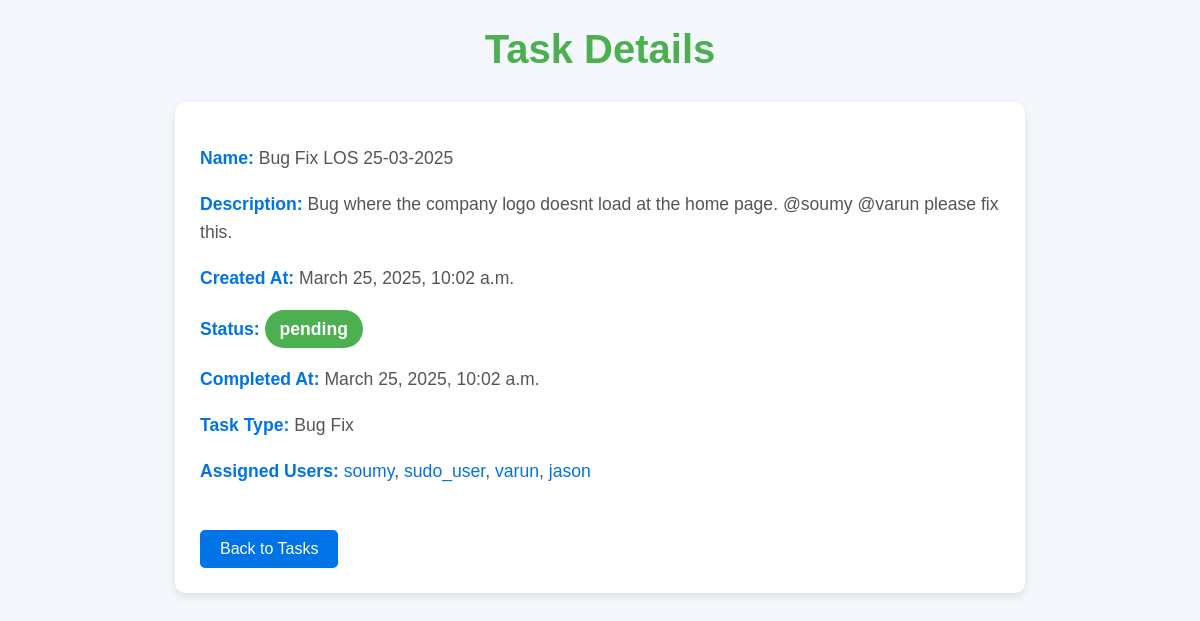
The app's page /tasks/Bug Fix LOS 25-03-2025/ with its own data.
### tasks/models.py (models this page shows, shortened)
class Task(models.Model):
    STATUS_CHOICES = [
        ('pending', 'Pending'),
        ('in_progress', 'In Progress'),
        ('completed', 'Completed')
    ]
    name = models.CharField(max_length=255)
    description = models.TextField()
    created_at = models.DateTimeField(auto_now_add=True)
    task_type = models.CharField(max_length=100, null=True, blank=True)  # Optional
    completed_at = models.DateTimeField(null=True, blank=True)
    status = models.CharField(max_length=20, choices=STATUS_CHOICES, default='pending')
    assigned_users = models.ManyToManyField(CustomUser, related_name="tasks")  # Many users can be assigned

class CustomUser(AbstractUser):
    name = models.CharField(max_length=255, null=True, blank=True)  # Optional name field
    email = models.EmailField(unique=True)  # Enforcing unique email
    mobile = models.CharField(
        max_length=15,
        unique=True,
        validators=[RegexValidator(regex=r'^\d{10,15}$', message="Enter a valid mobile number")]
    )

### tasks/views.py (the view)
# urls.py: path('tasks/<str:task_name>/', task_detail_view, name = 'task-detail'),
def task_detail_view(request, task_name):
    task = get_object_or_404(Task, name = task_name)
    return render(request, 'tasks/task_detail.html', {'task':task})

### tasks/templates/tasks/task_detail.html (shortened to what this page needs)
<!DOCTYPE html>
<html lang="en">
  <head>
  </head>
  <body>
    <h1>Task Details</h1>
    <div class="task-details">
      <p><strong>Name:</strong> {{ task.name }}</p>
      <p><strong>Description:</strong> {{ task.description }}</p>
      <p><strong>Created At:</strong> {{ task.created_at }}</p>
      <p>
        <strong>Status:</strong>
        <span
          class="status {% if task.status == 'Pending' %}pending{% elif task.status == 'In Progress' %}in-progress{% else %}completed{% endif %}"
          >{{ task.status }}</span
        >
      </p>
      <p>
        <strong>Completed At:</strong>
        {% if task.completed_at %} {{ task.completed_at }} {% else %} Work in
        Progress {% endif %}
      </p>
      <p><strong>Task Type:</strong> {{ task.task_type }}</p>
      <p>
        <strong>Assigned Users:</strong>
        {% for user in task.assigned_users.all %}
        <a class="user-link" href="/tasks/user/{{ user.username }}/"
          >{{ user.username }}</a
        >{% if not forloop.last %}, {% endif %} {% empty %} None {% endfor %}
      </p>
      <a class="back-link" href="{% url 'all-tasks' %}">Back to Tasks</a>
    </div>
  </body>
</html>

### tasks/templates/tasks/task_detail.html (style rules this page uses)
body { font-family: Arial, sans-serif; background-color: #f4f7fc; margin: 20px; color: #333; }
h1 { text-align: center; color: #4caf50; font-size: 2.5em; margin-bottom: 30px; }
p { font-size: 1.1em; line-height: 1.6; color: #555; }
strong { color: #0073e6; }
.task-details { background-color: #fff; border-radius: 10px; box-shadow: 0 4px 8px rgba(0, 0, 0, 0.1); padding: 25px; margin: 20px auto; max-width: 800px; }
.task-details p { margin-bottom: 15px; }
.status { font-weight: bold; padding: 5px 15px; border-radius: 20px; display: inline-block; }
.status.completed { background-color: #4caf50; color: white; }
a.back-link { display: inline-block; background-color: #0073e6; color: white; padding: 10px 20px; text-decoration: none; border-radius: 5px; margin-top: 30px; text-align: center; }
a.user-link { color: #0073e6; text-decoration: none; }

### records on screen
Task: name "Bug Fix LOS 25-03-2025", description "Bug where the company logo doesnt load at the home page. @soumy @varun please fix this.", created_at "March 25, 2025, 10:02 a.m.", status "pending", completed_at "March 25, 2025, 10:02 a.m.", task_type "Bug Fix"
CustomUser: username "soumy"
CustomUser: username "sudo_user"
CustomUser: username "varun"
CustomUser: username "jason"
